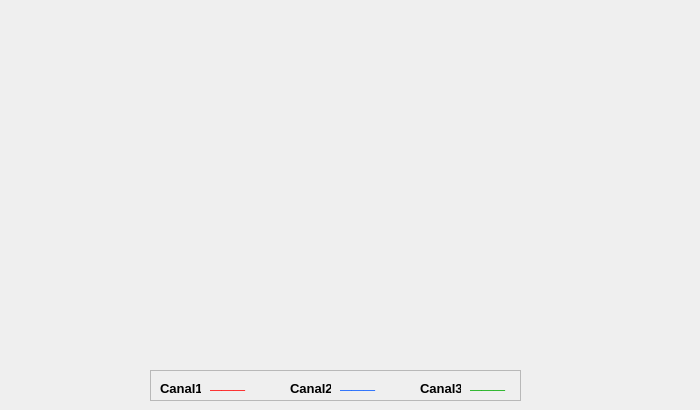
   <widget class="QWidget" name="CanalesAnalogicos">
    <attribute name="title">
     <string>Canales analogicos</string>
    </attribute>
    <widget class="QFrame" name="frame_8">
     <property name="geometry">
      <rect>
       <x>150</x>
       <y>370</y>
       <width>371</width>
       <height>31</height>
      </rect>
     </property>
     <property name="frameShape">
      <enum>QFrame::StyledPanel</enum>
     </property>
     <property name="frameShadow">
      <enum>QFrame::Raised</enum>
     </property>
     <widget class="QLabel" name="EjeZmag2_3">
      <property name="enabled">
       <bool>true</bool>
      </property>
      <property name="geometry">
       <rect>
        <x>320</x>
        <y>-10</y>
        <width>61</width>
        <height>41</height>
       </rect>
      </property>
      <property name="palette">
       <palette>
        <active>
         <colorrole role="WindowText">
          <brush brushstyle="SolidPattern">
           <color alpha="255">
            <red>0</red>
            <green>170</green>
            <blue>0</blue>
           </color>
          </brush>
         </colorrole>
        </active>
        <inactive>
         <colorrole role="WindowText">
          <brush brushstyle="SolidPattern">
           <color alpha="255">
            <red>0</red>
            <green>170</green>
            <blue>0</blue>
           </color>
          </brush>
         </colorrole>
        </inactive>
        <disabled>
         <colorrole role="WindowText">
          <brush brushstyle="SolidPattern">
           <color alpha="255">
            <red>120</red>
            <green>120</green>
            <blue>120</blue>
           </color>
          </brush>
         </colorrole>
        </disabled>
       </palette>
      </property>
      <property name="font">
       <font>
        <pointsize>16</pointsize>
        <weight>75</weight>
        <bold>true</bold>
       </font>
      </property>
      <property name="text">
       <string>___</string>
      </property>
     </widget>
     <widget class="QLabel" name="EjeXmag_3">
      <property name="enabled">
       <bool>true</bool>
      </property>
      <property name="geometry">
       <rect>
        <x>10</x>
        <y>10</y>
        <width>41</width>
        <height>17</height>
       </rect>
      </property>
      <property name="font">
       <font>
        <pointsize>10</pointsize>
        <weight>75</weight>
        <bold>true</bold>
       </font>
      </property>
      <property name="text">
       <string>Canal1</string>
      </property>
     </widget>
     <widget class="QLabel" name="EjeYmag2_3">
      <property name="enabled">
       <bool>true</bool>
      </property>
      <property name="geometry">
       <rect>
        <x>190</x>
        <y>-10</y>
        <width>41</width>
        <height>41</height>
       </rect>
      </property>
      <property name="palette">
       <palette>
        <active>
         <colorrole role="WindowText">
          <brush brushstyle="SolidPattern">
           <color alpha="255">
            <red>0</red>
            <green>85</green>
            <blue>255</blue>
           </color>
          </brush>
         </colorrole>
         <colorrole role="Text">
          <brush brushstyle="SolidPattern">
           <color alpha="255">
            <red>0</red>
            <green>85</green>
            <blue>255</blue>
           </color>
          </brush>
         </colorrole>
         <colorrole role="ButtonText">
          <brush brushstyle="SolidPattern">
           <color alpha="255">
            <red>0</red>
            <green>85</green>
            <blue>255</blue>
           </color>
          </brush>
         </colorrole>
         <colorrole role="ToolTipText">
          <brush brushstyle="SolidPattern">
           <color alpha="255">
            <red>0</red>
            <green>85</green>
            <blue>255</blue>
           </color>
          </brush>
         </colorrole>
        </active>
        <inactive>
         <colorrole role="WindowText">
          <brush brushstyle="SolidPattern">
           <color alpha="255">
            <red>0</red>
            <green>85</green>
            <blue>255</blue>
           </color>
          </brush>
         </colorrole>
         <colorrole role="Text">
          <brush brushstyle="SolidPattern">
           <color alpha="255">
            <red>0</red>
            <green>85</green>
            <blue>255</blue>
           </color>
          </brush>
         </colorrole>
         <colorrole role="ButtonText">
          <brush brushstyle="SolidPattern">
           <color alpha="255">
            <red>0</red>
            <green>85</green>
            <blue>255</blue>
           </color>
          </brush>
         </colorrole>
         <colorrole role="ToolTipText">
          <brush brushstyle="SolidPattern">
           <color alpha="255">
            <red>0</red>
            <green>85</green>
            <blue>255</blue>
           </color>
          </brush>
         </colorrole>
        </inactive>
        <disabled>
         <colorrole role="WindowText">
          <brush brushstyle="SolidPattern">
           <color alpha="255">
            <red>120</red>
            <green>120</green>
            <blue>120</blue>
           </color>
          </brush>
         </colorrole>
         <colorrole role="Text">
          <brush brushstyle="SolidPattern">
           <color alpha="255">
            <red>120</red>
            <green>120</green>
            <blue>120</blue>
           </color>
          </brush>
         </colorrole>
         <colorrole role="ButtonText">
          <brush brushstyle="SolidPattern">
           <color alpha="255">
            <red>120</red>
            <green>120</green>
            <blue>120</blue>
           </color>
          </brush>
         </colorrole>
         <colorrole role="ToolTipText">
          <brush brushstyle="SolidPattern">
           <color alpha="255">
            <red>0</red>
            <green>85</green>
            <blue>255</blue>
           </color>
          </brush>
         </colorrole>
        </disabled>
       </palette>
      </property>
      <property name="font">
       <font>
        <pointsize>16</pointsize>
        <weight>75</weight>
        <bold>true</bold>
       </font>
      </property>
      <property name="text">
       <string>___</string>
      </property>
     </widget>
     <widget class="QLabel" name="EjeZmag_3">
      <property name="enabled">
       <bool>true</bool>
      </property>
      <property name="geometry">
       <rect>
        <x>270</x>
        <y>10</y>
        <width>41</width>
        <height>17</height>
       </rect>
      </property>
      <property name="font">
       <font>
        <pointsize>10</pointsize>
        <weight>75</weight>
        <bold>true</bold>
       </font>
      </property>
      <property name="text">
       <string>Canal3</string>
      </property>
     </widget>
     <widget class="QLabel" name="EjeXmag2_3">
      <property name="enabled">
       <bool>true</bool>
      </property>
      <property name="geometry">
       <rect>
        <x>60</x>
        <y>-10</y>
        <width>41</width>
        <height>41</height>
       </rect>
      </property>
      <property name="palette">
       <palette>
        <active>
         <colorrole role="WindowText">
          <brush brushstyle="SolidPattern">
           <color alpha="255">
            <red>255</red>
            <green>0</green>
            <blue>0</blue>
           </color>
          </brush>
         </colorrole>
         <colorrole role="Button">
          <brush brushstyle="SolidPattern">
           <color alpha="255">
            <red>255</red>
            <green>0</green>
            <blue>0</blue>
           </color>
          </brush>
         </colorrole>
         <colorrole role="Light">
          <brush brushstyle="SolidPattern">
           <color alpha="255">
            <red>255</red>
            <green>0</green>
            <blue>0</blue>
           </color>
          </brush>
         </colorrole>
         <colorrole role="Midlight">
          <brush brushstyle="SolidPattern">
           <color alpha="255">
            <red>255</red>
            <green>0</green>
            <blue>0</blue>
           </color>
          </brush>
         </colorrole>
         <colorrole role="Dark">
          <brush brushstyle="SolidPattern">
           <color alpha="255">
            <red>255</red>
            <green>0</green>
            <blue>0</blue>
           </color>
          </brush>
         </colorrole>
         <colorrole role="Mid">
          <brush brushstyle="SolidPattern">
           <color alpha="255">
            <red>255</red>
            <green>0</green>
            <blue>0</blue>
           </color>
          </brush>
         </colorrole>
         <colorrole role="Text">
          <brush brushstyle="SolidPattern">
           <color alpha="255">
            <red>255</red>
            <green>0</green>
            <blue>0</blue>
           </color>
          </brush>
         </colorrole>
         <colorrole role="BrightText">
          <brush brushstyle="SolidPattern">
           <color alpha="255">
            <red>255</red>
            <green>0</green>
            <blue>0</blue>
           </color>
          </brush>
         </colorrole>
         <colorrole role="ButtonText">
          <brush brushstyle="SolidPattern">
           <color alpha="255">
            <red>255</red>
            <green>0</green>
            <blue>0</blue>
           </color>
          </brush>
         </colorrole>
         <colorrole role="ToolTipText">
          <brush brushstyle="SolidPattern">
           <color alpha="255">
            <red>255</red>
            <green>0</green>
            <blue>0</blue>
           </color>
          </brush>
         </colorrole>
        </active>
        <inactive>
         <colorrole role="WindowText">
          <brush brushstyle="SolidPattern">
           <color alpha="255">
            <red>255</red>
            <green>0</green>
            <blue>0</blue>
           </color>
          </brush>
         </colorrole>
         <colorrole role="Button">
          <brush brushstyle="SolidPattern">
           <color alpha="255">
            <red>255</red>
            <green>0</green>
            <blue>0</blue>
           </color>
          </brush>
         </colorrole>
         <colorrole role="Light">
          <brush brushstyle="SolidPattern">
           <color alpha="255">
            <red>255</red>
            <green>0</green>
            <blue>0</blue>
           </color>
          </brush>
         </colorrole>
         <colorrole role="Midlight">
          <brush brushstyle="SolidPattern">
           <color alpha="255">
            <red>255</red>
            <green>0</green>
            <blue>0</blue>
           </color>
          </brush>
         </colorrole>
         <colorrole role="Dark">
          <brush brushstyle="SolidPattern">
           <color alpha="255">
            <red>255</red>
            <green>0</green>
            <blue>0</blue>
           </color>
          </brush>
         </colorrole>
         <colorrole role="Mid">
          <brush brushstyle="SolidPattern">
           <color alpha="255">
            <red>255</red>
            <green>0</green>
            <blue>0</blue>
           </color>
          </brush>
         </colorrole>
         <colorrole role="Text">
          <brush brushstyle="SolidPattern">
           <color alpha="255">
            <red>255</red>
            <green>0</green>
            <blue>0</blue>
           </color>
          </brush>
         </colorrole>
         <colorrole role="BrightText">
          <brush brushstyle="SolidPattern">
           <color alpha="255">
            <red>255</red>
            <green>0</green>
            <blue>0</blue>
           </color>
          </brush>
         </colorrole>
         <colorrole role="ButtonText">
          <brush brushstyle="SolidPattern">
           <color alpha="255">
            <red>255</red>
            <green>0</green>
            <blue>0</blue>
           </color>
          </brush>
         </colorrole>
         <colorrole role="ToolTipText">
          <brush brushstyle="SolidPattern">
           <color alpha="255">
            <red>255</red>
            <green>0</green>
            <blue>0</blue>
           </color>
          </brush>
         </colorrole>
        </inactive>
        <disabled>
         <colorrole role="WindowText">
          <brush brushstyle="SolidPattern">
           <color alpha="255">
            <red>255</red>
            <green>0</green>
            <blue>0</blue>
           </color>
          </brush>
         </colorrole>
         <colorrole role="Button">
          <brush brushstyle="SolidPattern">
           <color alpha="255">
            <red>255</red>
            <green>0</green>
            <blue>0</blue>
           </color>
          </brush>
         </colorrole>
         <colorrole role="Light">
          <brush brushstyle="SolidPattern">
           <color alpha="255">
            <red>255</red>
            <green>0</green>
            <blue>0</blue>
           </color>
          </brush>
         </colorrole>
         <colorrole role="Midlight">
          <brush brushstyle="SolidPattern">
           <color alpha="255">
            <red>255</red>
            <green>0</green>
            <blue>0</blue>
           </color>
          </brush>
         </colorrole>
         <colorrole role="Dark">
          <brush brushstyle="SolidPattern">
           <color alpha="255">
            <red>255</red>
            <green>0</green>
            <blue>0</blue>
           </color>
          </brush>
         </colorrole>
         <colorrole role="Mid">
          <brush brushstyle="SolidPattern">
           <color alpha="255">
            <red>255</red>
            <green>0</green>
            <blue>0</blue>
           </color>
          </brush>
         </colorrole>
         <colorrole role="Text">
          <brush brushstyle="SolidPattern">
           <color alpha="255">
            <red>255</red>
            <green>0</green>
            <blue>0</blue>
           </color>
          </brush>
         </colorrole>
         <colorrole role="BrightText">
          <brush brushstyle="SolidPattern">
           <color alpha="255">
            <red>255</red>
            <green>0</green>
            <blue>0</blue>
           </color>
          </brush>
         </colorrole>
         <colorrole role="ButtonText">
          <brush brushstyle="SolidPattern">
           <color alpha="255">
            <red>255</red>
            <green>0</green>
            <blue>0</blue>
           </color>
          </brush>
         </colorrole>
         <colorrole role="ToolTipText">
          <brush brushstyle="SolidPattern">
           <color alpha="255">
            <red>255</red>
            <green>0</green>
            <blue>0</blue>
           </color>
          </brush>
         </colorrole>
        </disabled>
       </palette>
      </property>
      <property name="font">
       <font>
        <pointsize>16</pointsize>
        <weight>75</weight>
        <bold>true</bold>
       </font>
      </property>
      <property name="text">
       <string>___</string>
      </property>
     </widget>
     <widget class="QLabel" name="EjeYmag_3">
      <property name="enabled">
       <bool>true</bool>
      </property>
      <property name="geometry">
       <rect>
        <x>140</x>
        <y>10</y>
        <width>41</width>
        <height>17</height>
       </rect>
      </property>
      <property name="font">
       <font>
        <pointsize>10</pointsize>
        <weight>75</weight>
        <bold>true</bold>
       </font>
      </property>
      <property name="text">
       <string>Canal2</string>
      </property>
     </widget>
    </widget>
    <widget class="QwtPlot" name="qwtPlotCanalesAnalogicos">
     <property name="geometry">
      <rect>
       <x>50</x>
       <y>20</y>
       <width>641</width>
       <height>331</height>
      </rect>
     </property>
    </widget>
   </widget>
